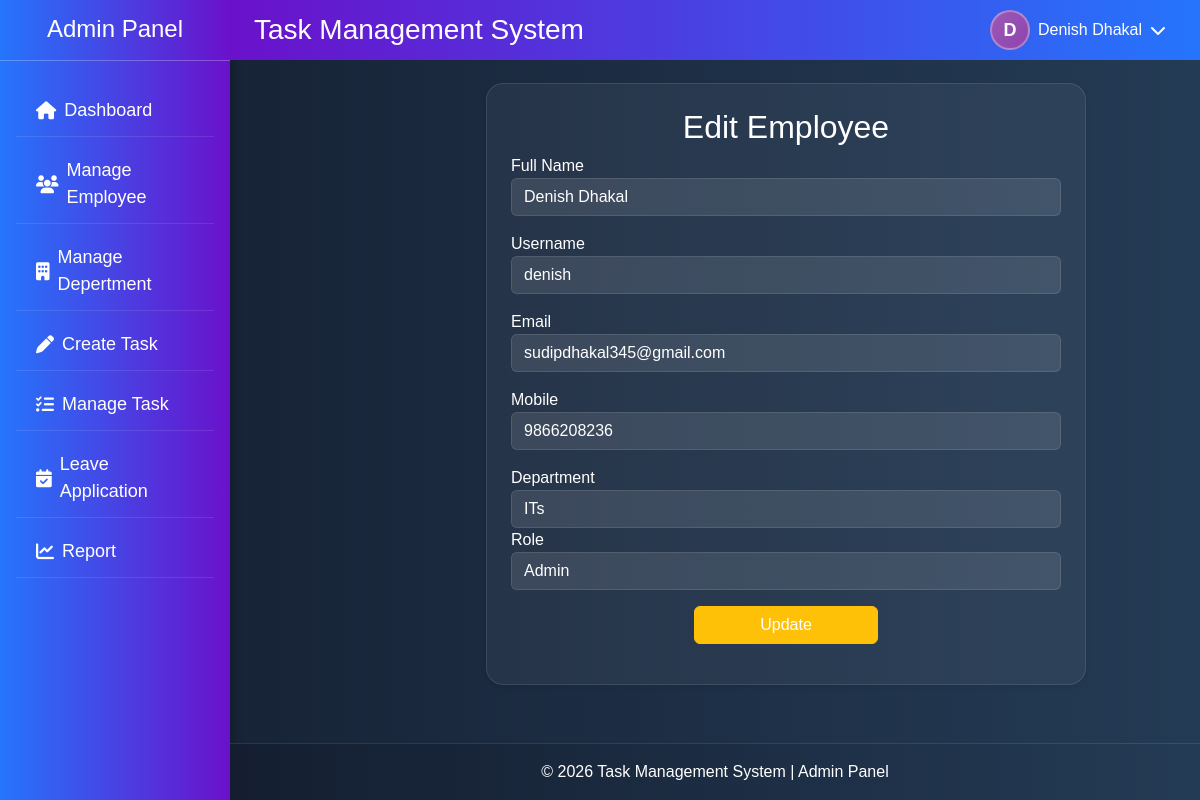
/admin/employee/edit_employee.php?id=1 (signed in), run on the app's committed database.
### tables this page shows
CREATE TABLE `employee_department` (
  `users_id` int(11) NOT NULL,
  `department_id` int(11) DEFAULT NULL
);

CREATE TABLE `users` (
  `users_id` int(11) NOT NULL,
  `profile_photo` varchar(255) DEFAULT 'default.png',
  `fullname` varchar(100) DEFAULT NULL,
  `username` varchar(100) DEFAULT NULL,
  `email` varchar(100) DEFAULT NULL,
  `mobile` varchar(15) DEFAULT NULL,
  `password` varchar(255) DEFAULT NULL,
  `role` enum('admin','staff') NOT NULL DEFAULT 'staff',
  `created_at` datetime DEFAULT NULL,
  `last_login` datetime DEFAULT NULL
);

### admin/employee/edit_employee.php (the view, shortened to what this page needs)
<?php
$id = $_GET['id'] ?? 0;
$query = "SELECT u.*, ed.department_id
          FROM users u
          LEFT JOIN employee_department ed ON u.users_id = ed.users_id
          WHERE u.users_id = $id";
$result = mysqli_query($conn, $query);
$data = mysqli_fetch_assoc($result);
$employee_name = $data['fullname'] ?? '';
?>
<div class="container edit_employee card p-4">
   <center><h2>Edit Employee</h2></center>
    <form method="POST" id="updateForm" onsubmit="return confirm('Are you sure you want to update details for <?php echo addslashes($employee_name); ?>?');">
        <div class="mb-3">
            <label>Full Name</label>
            <input type="text" name="fullname" class="form-control" value="<?php echo $data['fullname']; ?>" required>
        </div>
        <div class="mb-3">
            <label>Username</label>
            <input type="text" name="username" class="form-control" value="<?php echo $data['username']; ?>" required>
        </div>
        <div class="mb-3">
            <label>Email</label>
            <input type="email" name="email" class="form-control" value="<?php echo $data['email']; ?>" required>
        </div>
        <div class="mb-3">
            <label>Mobile</label>
            <input type="text" name="mobile" class="form-control" value="<?php echo $data['mobile']; ?>" required>
        </div>
          <div class=" mb-3">
            <label>Department</label>
            <select name="department" class="form-control" required>
              <?php
              $dept_query = mysqli_query($conn, "SELECT * FROM department ORDER BY department_name ASC");
              while ($dept = mysqli_fetch_assoc($dept_query)) {
                  $selected = ($dept['department_id'] == $data['department_id']) ? "selected" : "";
                  echo "<option value='".$dept['department_id']."' $selected>".$dept['department_name']."</option>";
              }
              ?>
            </select>
        <div class="mb-3">
            <label>Role</label>
            <select name="role" class="form-control" required>
                <option value="admin" <?php if($data['role'] == 'admin') echo 'selected'; ?>>Admin</option>
            </select>
        </div>
        <div class="d-grid gap-2 col-4 mx-auto">
          <button type="submit" class="btn btn-warning text-white">Update</button>
        </div>
    </form>
</div>

### assets/css/style.css (style rules this page uses)
html, body { height: 100%; margin: 0; padding: 0; }
body { display: flex; flex-direction: column; min-height: 100vh; padding: 0; font-family: Arial, sans-serif; background: linear-gradient(to right, #141e30, #243b55); color: white; position: relative; }
.form-control { background-color: rgba(255, 255, 255, 0.1); border: none; color: white; }
.form-control::placeholder { color: rgb(199, 195, 195); }
.form-control, .form-select { background-color: rgba(255, 255, 255, 0.1); color: white; border: 1px solid rgba(255, 255, 255, 0.2); }
.form-control::placeholder, .form-select option { color: #ddd; }
select[name="emp_id"] option, select[name="department"] option, select[name="role"] option, select[name="designation"] option, select[name="status"] option { color: #000 !important; }
.card { background: rgba(255, 255, 255, 0.05) !important; border: 1px solid rgba(255, 255, 255, 0.1); box-shadow: 0 4px 20px rgba(0, 0, 0, 0.2); border-radius: 17px; color: white; box-shadow: 0 0.125rem 0.25rem rgba(0, 0, 0, 0.075); margin-bottom: 1rem; }
.edit_employee { width: 50vw; margin-top: 83px; margin-left: 486px; padding: 20px; }

### data on the page
employee_department: fullname "Denish Dhakal", username "denish", email "sudipdhakal345@gmail.com", mobile "9866208236"
users: role "Admin"

### other printed values
$firstLetter "D"
$loggedInName "Denish Dhakal"
form field department "ITs"
